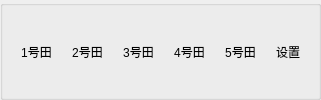
    <widget class="QGroupBox" name="groupBox_3">
     <property name="title">
      <string/>
     </property>
     <layout class="QGridLayout" name="gridLayout_9">
      <item row="0" column="0">
       <widget class="QToolButton" name="toolButton_farmone">
        <property name="text">
         <string>1号田</string>
        </property>
        <property name="icon">
         <iconset resource="pic.qrc">
          <normaloff>:/source/pic/Relay.png</normaloff>:/source/pic/Relay.png</iconset>
        </property>
        <property name="iconSize">
         <size>
          <width>50</width>
          <height>50</height>
         </size>
        </property>
        <property name="checkable">
         <bool>false</bool>
        </property>
        <property name="toolButtonStyle">
         <enum>Qt::ToolButtonTextUnderIcon</enum>
        </property>
        <property name="autoRaise">
         <bool>true</bool>
        </property>
       </widget>
      </item>
      <item row="0" column="1">
       <widget class="QToolButton" name="toolButton_farmtwo">
        <property name="text">
         <string>2号田</string>
        </property>
        <property name="icon">
         <iconset resource="pic.qrc">
          <normaloff>:/source/pic/Relay.png</normaloff>:/source/pic/Relay.png</iconset>
        </property>
        <property name="iconSize">
         <size>
          <width>50</width>
          <height>50</height>
         </size>
        </property>
        <property name="checkable">
         <bool>false</bool>
        </property>
        <property name="toolButtonStyle">
         <enum>Qt::ToolButtonTextUnderIcon</enum>
        </property>
        <property name="autoRaise">
         <bool>true</bool>
        </property>
       </widget>
      </item>
      <item row="0" column="2">
       <widget class="QToolButton" name="toolButton_farmthree">
        <property name="text">
         <string>3号田</string>
        </property>
        <property name="icon">
         <iconset resource="pic.qrc">
          <normaloff>:/source/pic/Relay.png</normaloff>:/source/pic/Relay.png</iconset>
        </property>
        <property name="iconSize">
         <size>
          <width>50</width>
          <height>50</height>
         </size>
        </property>
        <property name="checkable">
         <bool>false</bool>
        </property>
        <property name="toolButtonStyle">
         <enum>Qt::ToolButtonTextUnderIcon</enum>
        </property>
        <property name="autoRaise">
         <bool>true</bool>
        </property>
       </widget>
      </item>
      <item row="0" column="3">
       <widget class="QToolButton" name="toolButton_farmfour">
        <property name="text">
         <string>4号田</string>
        </property>
        <property name="icon">
         <iconset resource="pic.qrc">
          <normaloff>:/source/pic/Relay.png</normaloff>:/source/pic/Relay.png</iconset>
        </property>
        <property name="iconSize">
         <size>
          <width>50</width>
          <height>50</height>
         </size>
        </property>
        <property name="checkable">
         <bool>false</bool>
        </property>
        <property name="toolButtonStyle">
         <enum>Qt::ToolButtonTextUnderIcon</enum>
        </property>
        <property name="autoRaise">
         <bool>true</bool>
        </property>
       </widget>
      </item>
      <item row="0" column="4">
       <widget class="QToolButton" name="toolButton_farmfive">
        <property name="text">
         <string>5号田</string>
        </property>
        <property name="icon">
         <iconset resource="pic.qrc">
          <normaloff>:/source/pic/Relay.png</normaloff>:/source/pic/Relay.png</iconset>
        </property>
        <property name="iconSize">
         <size>
          <width>50</width>
          <height>50</height>
         </size>
        </property>
        <property name="checkable">
         <bool>false</bool>
        </property>
        <property name="toolButtonStyle">
         <enum>Qt::ToolButtonTextUnderIcon</enum>
        </property>
        <property name="autoRaise">
         <bool>true</bool>
        </property>
       </widget>
      </item>
      <item row="0" column="5">
       <widget class="QToolButton" name="toolButton_Setdata">
        <property name="text">
         <string>设置</string>
        </property>
        <property name="icon">
         <iconset resource="pic.qrc">
          <normaloff>:/source/pic/field.png</normaloff>:/source/pic/field.png</iconset>
        </property>
        <property name="iconSize">
         <size>
          <width>50</width>
          <height>50</height>
         </size>
        </property>
        <property name="checkable">
         <bool>false</bool>
        </property>
        <property name="toolButtonStyle">
         <enum>Qt::ToolButtonTextUnderIcon</enum>
        </property>
        <property name="autoRaise">
         <bool>true</bool>
        </property>
       </widget>
      </item>
     </layout>
    </widget>
